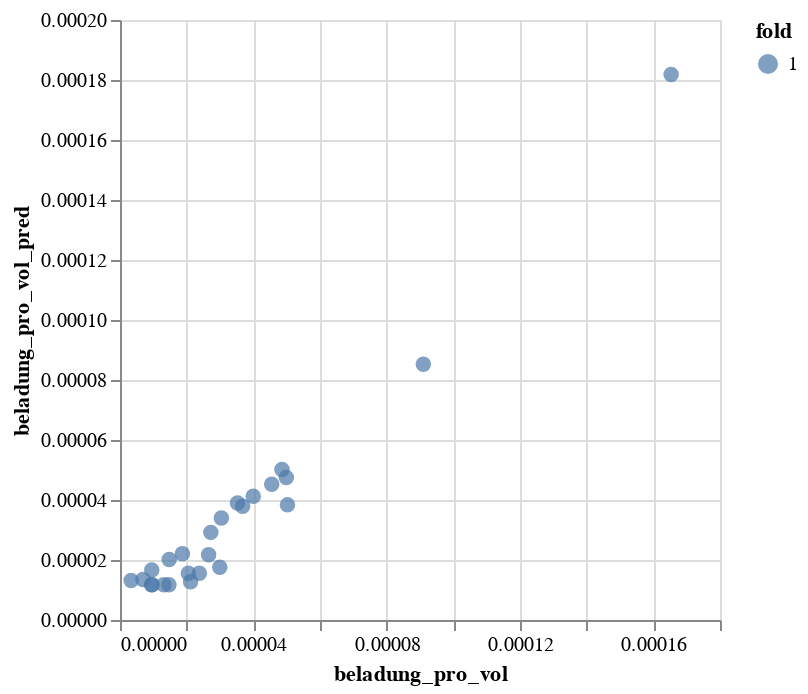

Notebook cell for this chart:
### Code cell
alt.Chart(results[results["fold"] == 1]).mark_circle(size=60).encode(
    x=label,
    y=f"{label}_pred",
    color="fold:N",
    tooltip=["structure_name", label, f"{label}_pred", "abs_rel_deviation", "fold"]
).interactive()

### Figure 1 — Vega-Lite specification as saved in the notebook (floating-point values rounded to 4 significant figures)
{"config": {"view": {"continuousWidth": 300, "continuousHeight": 300}}, "data": {"name": "data-66f66b45bf86321dcd61bbdd15a054cb"}, "mark": {"type": "circle", "size": 60}, "encoding": {"color": {"field": "fold", "type": "nominal"}, "tooltip": [{"field": "structure_name", "type": "nominal"}, {"field": "beladung_pro_vol", "type": "quantitative"}, {"field": "beladung_pro_vol_pred", "type": "quantitative"}, {"field": "abs_rel_deviation", "type": "quantitative"}, {"field": "fold", "type": "quantitative"}], "x": {"field": "beladung_pro_vol", "type": "quantitative"}, "y": {"field": "beladung_pro_vol_pred", "type": "quantitative"}}, "params": [{"name": "param_4", "select": {"type": "interval", "encodings": ["x", "y"]}, "bind": "scales"}], "$schema": "https://vega.github.io/schema/vega-lite/v5.20.1.json", "datasets": {"data-66f66b45bf86321dcd61bbdd15a054cb": [{"structure_name": "OFF", "pressure_bar": 0.1, "temperature_kelvin": 400.0, "volume_kubAng": 1118.0, "grid.dv": 0.004265, "density_Atmos_per_kubAng": 13.17, "density_bulk": 1.811e-06, "fraction_of_used_points": 0.1238, "beladung_mol_per_kg": 0.04904, "beladung_atoms": 0.05617, "mass": "1.902145840908574e-21  g", "bin_0": 0.1234, "bin_1": 0.0003204, "bin_2": 0.0002594, "bin_3": 0.0005722, "bin_4": 0.000351, "bin_5": 7.629e-05, "bin_6": 0.0, "bin_7": 0.0, "bin_8": 0.0, "bin_9": 0.0, "bin_10": 0.0, "bin_11": 0.0, "bin_12": 0.0, "bin_13": 0.0, "bin_14": 0.0, "bin_15": 0.0, "bin_16": 0.0, "bin_17": 0.0, "bin_18": 0.0, "bin_19": 0.0, "bin_20": 0.0, "bin_21": 0.0, "bin_22": 0.0, "bin_23": 0.0, "bin_24": 0.0, "bin_25": 0.0, "bin_26": 0.0, "bin_27": 0.0, "bin_28": 0.0, "bin_29": 0.0, "bin_30": 0.0, "bin_31": 0.0, "bin_32": 0.0, "bin_33": 0.0, "bin_34": 0.0, "bin_35": 0.0, "bin_36": 0.0, "bin_37": 0.0, "bin_38": 0.0, "bin_39": 0.0, "bin_40": 0.0, "bin_41": 0.0, "bin_42": 0.0, "bin_43": 0.0, "bin_44": 0.0, "bin_45": 0.0, "bin_46": 0.0, "bin_47": 0.0, "bin_48": 0.0, "bin_49": 0.0, "x_max": 22030.0, "x_min": 0.0, "beladung_pro_vol": 5.024e-05, "fold": 1, "beladung_pro_vol_pred": 3.838e-05, "abs_rel_deviation": 23.62}, {"structure_name": "PWO", "pressure_bar": 0.1, "temperature_kelvin": 400.0, "volume_kubAng": 1165.0, "grid.dv": 0.004445, "density_Atmos_per_kubAng": 7.972, "density_bulk": 1.811e-06, "fraction_of_used_points": 0.09253, "beladung_mol_per_kg": 0.02949, "beladung_atoms": 0.03544, "mass": "1.995419980850796e-21  g", "bin_0": 0.123, "bin_1": 0.00177, "bin_2": 0.0001831, "bin_3": 0.0, "bin_4": 0.0, "bin_5": 0.0, "bin_6": 0.0, "bin_7": 0.0, "bin_8": 0.0, "bin_9": 0.0, "bin_10": 0.0, "bin_11": 0.0, "bin_12": 0.0, "bin_13": 0.0, "bin_14": 0.0, "bin_15": 0.0, "bin_16": 0.0, "bin_17": 0.0, "bin_18": 0.0, "bin_19": 0.0, "bin_20": 0.0, "bin_21": 0.0, "bin_22": 0.0, "bin_23": 0.0, "bin_24": 0.0, "bin_25": 0.0, "bin_26": 0.0, "bin_27": 0.0, "bin_28": 0.0, "bin_29": 0.0, "bin_30": 0.0, "bin_31": 0.0, "bin_32": 0.0, "bin_33": 0.0, "bin_34": 0.0, "bin_35": 0.0, "bin_36": 0.0, "bin_37": 0.0, "bin_38": 0.0, "bin_39": 0.0, "bin_40": 0.0, "bin_41": 0.0, "bin_42": 0.0, "bin_43": 0.0, "bin_44": 0.0, "bin_45": 0.0, "bin_46": 0.0, "bin_47": 0.0, "bin_48": 0.0, "bin_49": 0.0, "x_max": 22030.0, "x_min": 0.0, "beladung_pro_vol": 3.041e-05, "fold": 1, "beladung_pro_vol_pred": 3.401e-05, "abs_rel_deviation": 11.83}, {"structure_name": "CDO", "pressure_bar": 0.1, "temperature_kelvin": 400.0, "volume_kubAng": 1994.0, "grid.dv": 0.007607, "density_Atmos_per_kubAng": 9.644, "density_bulk": 1.811e-06, "fraction_of_used_points": 0.05353, "beladung_mol_per_kg": 0.03392, "beladung_atoms": 0.07336, "mass": "3.591755965531433e-21  g", "bin_0": 0.123, "bin_1": 0.0004883, "bin_2": 0.0008545, "bin_3": 0.0006714, "bin_4": 0.0, "bin_5": 0.0, "bin_6": 0.0, "bin_7": 0.0, "bin_8": 0.0, "bin_9": 0.0, "bin_10": 0.0, "bin_11": 0.0, "bin_12": 0.0, "bin_13": 0.0, "bin_14": 0.0, "bin_15": 0.0, "bin_16": 0.0, "bin_17": 0.0, "bin_18": 0.0, "bin_19": 0.0, "bin_20": 0.0, "bin_21": 0.0, "bin_22": 0.0, "bin_23": 0.0, "bin_24": 0.0, "bin_25": 0.0, "bin_26": 0.0, "bin_27": 0.0, "bin_28": 0.0, "bin_29": 0.0, "bin_30": 0.0, "bin_31": 0.0, "bin_32": 0.0, "bin_33": 0.0, "bin_34": 0.0, "bin_35": 0.0, "bin_36": 0.0, "bin_37": 0.0, "bin_38": 0.0, "bin_39": 0.0, "bin_40": 0.0, "bin_41": 0.0, "bin_42": 0.0, "bin_43": 0.0, "bin_44": 0.0, "bin_45": 0.0, "bin_46": 0.0, "bin_47": 0.0, "bin_48": 0.0, "bin_49": 0.0, "x_max": 22030.0, "x_min": 0.0, "beladung_pro_vol": 3.679e-05, "fold": 1, "beladung_pro_vol_pred": 3.792e-05, "abs_rel_deviation": 3.076}, {"structure_name": "STF", "pressure_bar": 0.1, "temperature_kelvin": 400.0, "volume_kubAng": 1896.0, "grid.dv": 0.007234, "density_Atmos_per_kubAng": 6.242, "density_bulk": 1.811e-06, "fraction_of_used_points": 0.1299, "beladung_mol_per_kg": 0.02348, "beladung_atoms": 0.04515, "mass": "3.192671969361274e-21  g", "bin_0": 0.1247, "bin_1": 0.0003357, "bin_2": 0.0, "bin_3": 0.0, "bin_4": 0.0, "bin_5": 0.0, "bin_6": 0.0, "bin_7": 0.0, "bin_8": 0.0, "bin_9": 0.0, "bin_10": 0.0, "bin_11": 0.0, "bin_12": 0.0, "bin_13": 0.0, "bin_14": 0.0, "bin_15": 0.0, "bin_16": 0.0, "bin_17": 0.0, "bin_18": 0.0, "bin_19": 0.0, "bin_20": 0.0, "bin_21": 0.0, "bin_22": 0.0, "bin_23": 0.0, "bin_24": 0.0, "bin_25": 0.0, "bin_26": 0.0, "bin_27": 0.0, "bin_28": 0.0, "bin_29": 0.0, "bin_30": 0.0, "bin_31": 0.0, "bin_32": 0.0, "bin_33": 0.0, "bin_34": 0.0, "bin_35": 0.0, "bin_36": 0.0, "bin_37": 0.0, "bin_38": 0.0, "bin_39": 0.0, "bin_40": 0.0, "bin_41": 0.0, "bin_42": 0.0, "bin_43": 0.0, "bin_44": 0.0, "bin_45": 0.0, "bin_46": 0.0, "bin_47": 0.0, "bin_48": 0.0, "bin_49": 0.0, "x_max": 22030.0, "x_min": 0.0, "beladung_pro_vol": 2.381e-05, "fold": 1, "beladung_pro_vol_pred": 1.559e-05, "abs_rel_deviation": 34.52}, {"structure_name": "ZJN", "pressure_bar": 0.1, "temperature_kelvin": 400.0, "volume_kubAng": 3506.0, "grid.dv": 0.01337, "density_Atmos_per_kubAng": 13.08, "density_bulk": 1.811e-06, "fraction_of_used_points": 0.07549, "beladung_mol_per_kg": 0.04852, "beladung_atoms": 0.1749, "mass": "5.9862599425523885e-21  g", "bin_0": 0.1219, "bin_1": 0.001801, "bin_2": 0.0009766, "bin_3": 0.0001678, "bin_4": 0.0001526, "bin_5": 0.0, "bin_6": 0.0, "bin_7": 0.0, "bin_8": 0.0, "bin_9": 0.0, "bin_10": 0.0, "bin_11": 0.0, "bin_12": 0.0, "bin_13": 0.0, "bin_14": 0.0, "bin_15": 0.0, "bin_16": 0.0, "bin_17": 0.0, "bin_18": 0.0, "bin_19": 0.0, "bin_20": 0.0, "bin_21": 0.0, "bin_22": 0.0, "bin_23": 0.0, "bin_24": 0.0, "bin_25": 0.0, "bin_26": 0.0, "bin_27": 0.0, "bin_28": 0.0, "bin_29": 0.0, "bin_30": 0.0, "bin_31": 0.0, "bin_32": 0.0, "bin_33": 0.0, "bin_34": 0.0, "bin_35": 0.0, "bin_36": 0.0, "bin_37": 0.0, "bin_38": 0.0, "bin_39": 0.0, "bin_40": 0.0, "bin_41": 0.0, "bin_42": 0.0, "bin_43": 0.0, "bin_44": 0.0, "bin_45": 0.0, "bin_46": 0.0, "bin_47": 0.0, "bin_48": 0.0, "bin_49": 0.0, "x_max": 22030.0, "x_min": 0.0, "beladung_pro_vol": 4.989e-05, "fold": 1, "beladung_pro_vol_pred": 4.752e-05, "abs_rel_deviation": 4.762}, {"structure_name": "CAN", "pressure_bar": 0.1, "temperature_kelvin": 400.0, "volume_kubAng": 710.3, "grid.dv": 0.002709, "density_Atmos_per_kubAng": 5.55, "density_bulk": 1.811e-06, "fraction_of_used_points": 0.07632, "beladung_mol_per_kg": 0.02086, "beladung_atoms": 0.01504, "mass": "1.1972519885104778e-21  g", "bin_0": 0.1249, "bin_1": 4.578e-05, "bin_2": 3.052e-05, "bin_3": 0.0, "bin_4": 0.0, "bin_5": 1.526e-05, "bin_6": 0.0, "bin_7": 0.0, "bin_8": 0.0, "bin_9": 0.0, "bin_10": 0.0, "bin_11": 0.0, "bin_12": 0.0, "bin_13": 0.0, "bin_14": 0.0, "bin_15": 0.0, "bin_16": 0.0, "bin_17": 0.0, "bin_18": 0.0, "bin_19": 0.0, "bin_20": 0.0, "bin_21": 0.0, "bin_22": 0.0, "bin_23": 0.0, "bin_24": 0.0, "bin_25": 0.0, "bin_26": 0.0, "bin_27": 0.0, "bin_28": 0.0, "bin_29": 0.0, "bin_30": 0.0, "bin_31": 0.0, "bin_32": 0.0, "bin_33": 0.0, "bin_34": 0.0, "bin_35": 0.0, "bin_36": 0.0, "bin_37": 0.0, "bin_38": 0.0, "bin_39": 0.0, "bin_40": 0.0, "bin_41": 0.0, "bin_42": 0.0, "bin_43": 0.0, "bin_44": 0.0, "bin_45": 0.0, "bin_46": 0.0, "bin_47": 0.0, "bin_48": 0.0, "bin_49": 0.0, "x_max": 22030.0, "x_min": 0.0, "beladung_pro_vol": 2.117e-05, "fold": 1, "beladung_pro_vol_pred": 1.277e-05, "abs_rel_deviation": 39.67}, {"structure_name": "PWW", "pressure_bar": 0.1, "temperature_kelvin": 400.0, "volume_kubAng": 2347.0, "grid.dv": 0.008954, "density_Atmos_per_kubAng": 9.241, "density_bulk": 1.811e-06, "fraction_of_used_points": 0.09329, "beladung_mol_per_kg": 0.03443, "beladung_atoms": 0.08274, "mass": "3.990839961701592e-21  g", "bin_0": 0.1227, "bin_1": 0.002106, "bin_2": 0.0002136, "bin_3": 3.052e-05, "bin_4": 0.0, "bin_5": 0.0, "bin_6": 0.0, "bin_7": 0.0, "bin_8": 0.0, "bin_9": 0.0, "bin_10": 0.0, "bin_11": 0.0, "bin_12": 0.0, "bin_13": 0.0, "bin_14": 0.0, "bin_15": 0.0, "bin_16": 0.0, "bin_17": 0.0, "bin_18": 0.0, "bin_19": 0.0, "bin_20": 0.0, "bin_21": 0.0, "bin_22": 0.0, "bin_23": 0.0, "bin_24": 0.0, "bin_25": 0.0, "bin_26": 0.0, "bin_27": 0.0, "bin_28": 0.0, "bin_29": 0.0, "bin_30": 0.0, "bin_31": 0.0, "bin_32": 0.0, "bin_33": 0.0, "bin_34": 0.0, "bin_35": 0.0, "bin_36": 0.0, "bin_37": 0.0, "bin_38": 0.0, "bin_39": 0.0, "bin_40": 0.0, "bin_41": 0.0, "bin_42": 0.0, "bin_43": 0.0, "bin_44": 0.0, "bin_45": 0.0, "bin_46": 0.0, "bin_47": 0.0, "bin_48": 0.0, "bin_49": 0.0, "x_max": 22030.0, "x_min": 0.0, "beladung_pro_vol": 3.525e-05, "fold": 1, "beladung_pro_vol_pred": 3.903e-05, "abs_rel_deviation": 10.72}, {"structure_name": "CFI", "pressure_bar": 0.1, "temperature_kelvin": 400.0, "volume_kubAng": 1908.0, "grid.dv": 0.00728, "density_Atmos_per_kubAng": 2.487, "density_bulk": 1.811e-06, "fraction_of_used_points": 0.1154, "beladung_mol_per_kg": 0.009415, "beladung_atoms": 0.0181, "mass": "3.192671969361274e-21  g", "bin_0": 0.125, "bin_1": 0.0, "bin_2": 0.0, "bin_3": 0.0, "bin_4": 0.0, "bin_5": 0.0, "bin_6": 0.0, "bin_7": 0.0, "bin_8": 0.0, "bin_9": 0.0, "bin_10": 0.0, "bin_11": 0.0, "bin_12": 0.0, "bin_13": 0.0, "bin_14": 0.0, "bin_15": 0.0, "bin_16": 0.0, "bin_17": 0.0, "bin_18": 0.0, "bin_19": 0.0, "bin_20": 0.0, "bin_21": 0.0, "bin_22": 0.0, "bin_23": 0.0, "bin_24": 0.0, "bin_25": 0.0, "bin_26": 0.0, "bin_27": 0.0, "bin_28": 0.0, "bin_29": 0.0, "bin_30": 0.0, "bin_31": 0.0, "bin_32": 0.0, "bin_33": 0.0, "bin_34": 0.0, "bin_35": 0.0, "bin_36": 0.0, "bin_37": 0.0, "bin_38": 0.0, "bin_39": 0.0, "bin_40": 0.0, "bin_41": 0.0, "bin_42": 0.0, "bin_43": 0.0, "bin_44": 0.0, "bin_45": 0.0, "bin_46": 0.0, "bin_47": 0.0, "bin_48": 0.0, "bin_49": 0.0, "x_max": 22030.0, "x_min": 0.0, "beladung_pro_vol": 9.486e-06, "fold": 1, "beladung_pro_vol_pred": 1.175e-05, "abs_rel_deviation": 23.88}, {"structure_name": "MTN", "pressure_bar": 0.1, "temperature_kelvin": 400.0, "volume_kubAng": 7920.0, "grid.dv": 0.03021, "density_Atmos_per_kubAng": 43.34, "density_bulk": 1.811e-06, "fraction_of_used_points": 0.07532, "beladung_mol_per_kg": 0.1602, "beladung_atoms": 1.309, "mass": "1.3568855869785413e-20  g", "bin_0": 0.1207, "bin_1": 0.002075, "bin_2": 0.001343, "bin_3": 0.0, "bin_4": 0.0003662, "bin_5": 0.0, "bin_6": 0.0, "bin_7": 0.0, "bin_8": 0.0, "bin_9": 0.0, "bin_10": 0.0, "bin_11": 0.0, "bin_12": 0.0, "bin_13": 0.0, "bin_14": 0.0, "bin_15": 0.0, "bin_16": 0.0, "bin_17": 0.0, "bin_18": 0.0, "bin_19": 0.0, "bin_20": 0.0, "bin_21": 0.0, "bin_22": 0.0, "bin_23": 0.0001221, "bin_24": 0.0, "bin_25": 0.0, "bin_26": 0.0, "bin_27": 0.0, "bin_28": 0.0, "bin_29": 0.0, "bin_30": 0.0, "bin_31": 0.0, "bin_32": 0.0, "bin_33": 0.0, "bin_34": 0.0, "bin_35": 0.0, "bin_36": 0.0003662, "bin_37": 0.0, "bin_38": 0.0, "bin_39": 0.0, "bin_40": 0.0, "bin_41": 0.0, "bin_42": 0.0, "bin_43": 0.0, "bin_44": 0.0, "bin_45": 0.0, "bin_46": 0.0, "bin_47": 0.0, "bin_48": 0.0, "bin_49": 0.0, "x_max": 22030.0, "x_min": 0.0, "beladung_pro_vol": 0.0001653, "fold": 1, "beladung_pro_vol_pred": 0.0001818, "abs_rel_deviation": 9.98}, {"structure_name": "JOZ", "pressure_bar": 0.1, "temperature_kelvin": 400.0, "volume_kubAng": 1222.0, "grid.dv": 0.004662, "density_Atmos_per_kubAng": 3.87, "density_bulk": 1.811e-06, "fraction_of_used_points": 0.04486, "beladung_mol_per_kg": 0.01501, "beladung_atoms": 0.01804, "mass": "1.995419980850796e-21  g", "bin_0": 0.1241, "bin_1": 0.0005188, "bin_2": 0.0003662, "bin_3": 3.052e-05, "bin_4": 0.0, "bin_5": 0.0, "bin_6": 0.0, "bin_7": 0.0, "bin_8": 0.0, "bin_9": 0.0, "bin_10": 0.0, "bin_11": 0.0, "bin_12": 0.0, "bin_13": 0.0, "bin_14": 0.0, "bin_15": 0.0, "bin_16": 0.0, "bin_17": 0.0, "bin_18": 0.0, "bin_19": 0.0, "bin_20": 0.0, "bin_21": 0.0, "bin_22": 0.0, "bin_23": 0.0, "bin_24": 0.0, "bin_25": 0.0, "bin_26": 0.0, "bin_27": 0.0, "bin_28": 0.0, "bin_29": 0.0, "bin_30": 0.0, "bin_31": 0.0, "bin_32": 0.0, "bin_33": 0.0, "bin_34": 0.0, "bin_35": 0.0, "bin_36": 0.0, "bin_37": 0.0, "bin_38": 0.0, "bin_39": 0.0, "bin_40": 0.0, "bin_41": 0.0, "bin_42": 0.0, "bin_43": 0.0, "bin_44": 0.0, "bin_45": 0.0, "bin_46": 0.0, "bin_47": 0.0, "bin_48": 0.0, "bin_49": 0.0, "x_max": 22030.0, "x_min": 0.0, "beladung_pro_vol": 1.476e-05, "fold": 1, "beladung_pro_vol_pred": 2.015e-05, "abs_rel_deviation": 36.49}, {"structure_name": "SFW", "pressure_bar": 0.1, "temperature_kelvin": 400.0, "volume_kubAng": 7158.0, "grid.dv": 0.0273, "density_Atmos_per_kubAng": 5.376, "density_bulk": 1.811e-06, "fraction_of_used_points": 0.14, "beladung_mol_per_kg": 0.02262, "beladung_atoms": 0.1468, "mass": "1.0775267896594299e-20  g", "bin_0": 0.1246, "bin_1": 0.0001602, "bin_2": 9.918e-05, "bin_3": 6.104e-05, "bin_4": 3.052e-05, "bin_5": 0.0, "bin_6": 0.0, "bin_7": 0.0, "bin_8": 0.0, "bin_9": 0.0, "bin_10": 0.0, "bin_11": 0.0, "bin_12": 0.0, "bin_13": 0.0, "bin_14": 0.0, "bin_15": 0.0, "bin_16": 0.0, "bin_17": 0.0, "bin_18": 0.0, "bin_19": 0.0, "bin_20": 0.0, "bin_21": 0.0, "bin_22": 0.0, "bin_23": 0.0, "bin_24": 0.0, "bin_25": 0.0, "bin_26": 0.0, "bin_27": 0.0, "bin_28": 0.0, "bin_29": 0.0, "bin_30": 0.0, "bin_31": 0.0, "bin_32": 0.0, "bin_33": 0.0, "bin_34": 0.0, "bin_35": 0.0, "bin_36": 0.0, "bin_37": 0.0, "bin_38": 0.0, "bin_39": 0.0, "bin_40": 0.0, "bin_41": 0.0, "bin_42": 0.0, "bin_43": 0.0, "bin_44": 0.0, "bin_45": 0.0, "bin_46": 0.0, "bin_47": 0.0, "bin_48": 0.0, "bin_49": 0.0, "x_max": 22030.0, "x_min": 0.0, "beladung_pro_vol": 2.051e-05, "fold": 1, "beladung_pro_vol_pred": 1.561e-05, "abs_rel_deviation": 23.9}, {"structure_name": "EDI", "pressure_bar": 0.1, "temperature_kelvin": 400.0, "volume_kubAng": 307.5, "grid.dv": 0.001173, "density_Atmos_per_kubAng": 10.48, "density_bulk": 1.811e-06, "fraction_of_used_points": 0.06326, "beladung_mol_per_kg": 0.04092, "beladung_atoms": 0.01229, "mass": "4.98854995212699e-22  g", "bin_0": 0.1229, "bin_1": 0.0007324, "bin_2": 0.0006104, "bin_3": 0.0006104, "bin_4": 0.0001831, "bin_5": 0.0, "bin_6": 0.0, "bin_7": 0.0, "bin_8": 0.0, "bin_9": 0.0, "bin_10": 0.0, "bin_11": 0.0, "bin_12": 0.0, "bin_13": 0.0, "bin_14": 0.0, "bin_15": 0.0, "bin_16": 0.0, "bin_17": 0.0, "bin_18": 0.0, "bin_19": 0.0, "bin_20": 0.0, "bin_21": 0.0, "bin_22": 0.0, "bin_23": 0.0, "bin_24": 0.0, "bin_25": 0.0, "bin_26": 0.0, "bin_27": 0.0, "bin_28": 0.0, "bin_29": 0.0, "bin_30": 0.0, "bin_31": 0.0, "bin_32": 0.0, "bin_33": 0.0, "bin_34": 0.0, "bin_35": 0.0, "bin_36": 0.0, "bin_37": 0.0, "bin_38": 0.0, "bin_39": 0.0, "bin_40": 0.0, "bin_41": 0.0, "bin_42": 0.0, "bin_43": 0.0, "bin_44": 0.0, "bin_45": 0.0, "bin_46": 0.0, "bin_47": 0.0, "bin_48": 0.0, "bin_49": 0.0, "x_max": 22030.0, "x_min": 0.0, "beladung_pro_vol": 3.998e-05, "fold": 1, "beladung_pro_vol_pred": 4.126e-05, "abs_rel_deviation": 3.204}, {"structure_name": "ATS", "pressure_bar": 0.1, "temperature_kelvin": 400.0, "volume_kubAng": 1494.0, "grid.dv": 0.005698, "density_Atmos_per_kubAng": 3.453, "density_bulk": 1.811e-06, "fraction_of_used_points": 0.1324, "beladung_mol_per_kg": 0.01364, "beladung_atoms": 0.01967, "mass": "2.3945039770209556e-21  g", "bin_0": 0.125, "bin_1": 0.0, "bin_2": 0.0, "bin_3": 0.0, "bin_4": 0.0, "bin_5": 0.0, "bin_6": 0.0, "bin_7": 0.0, "bin_8": 0.0, "bin_9": 0.0, "bin_10": 0.0, "bin_11": 0.0, "bin_12": 0.0, "bin_13": 0.0, "bin_14": 0.0, "bin_15": 0.0, "bin_16": 0.0, "bin_17": 0.0, "bin_18": 0.0, "bin_19": 0.0, "bin_20": 0.0, "bin_21": 0.0, "bin_22": 0.0, "bin_23": 0.0, "bin_24": 0.0, "bin_25": 0.0, "bin_26": 0.0, "bin_27": 0.0, "bin_28": 0.0, "bin_29": 0.0, "bin_30": 0.0, "bin_31": 0.0, "bin_32": 0.0, "bin_33": 0.0, "bin_34": 0.0, "bin_35": 0.0, "bin_36": 0.0, "bin_37": 0.0, "bin_38": 0.0, "bin_39": 0.0, "bin_40": 0.0, "bin_41": 0.0, "bin_42": 0.0, "bin_43": 0.0, "bin_44": 0.0, "bin_45": 0.0, "bin_46": 0.0, "bin_47": 0.0, "bin_48": 0.0, "bin_49": 0.0, "x_max": 22030.0, "x_min": 0.0, "beladung_pro_vol": 1.317e-05, "fold": 1, "beladung_pro_vol_pred": 1.175e-05, "abs_rel_deviation": 10.79}, {"structure_name": "IHW", "pressure_bar": 0.1, "temperature_kelvin": 400.0, "volume_kubAng": 6065.0, "grid.dv": 0.02313, "density_Atmos_per_kubAng": 6.971, "density_bulk": 1.811e-06, "fraction_of_used_points": 0.07849, "beladung_mol_per_kg": 0.02397, "beladung_atoms": 0.1613, "mass": "1.117435189276446e-20  g", "bin_0": 0.1241, "bin_1": 0.0008545, "bin_2": 0.0, "bin_3": 0.0, "bin_4": 0.0, "bin_5": 0.0, "bin_6": 0.0, "bin_7": 0.0, "bin_8": 0.0, "bin_9": 0.0, "bin_10": 0.0, "bin_11": 0.0, "bin_12": 0.0, "bin_13": 0.0, "bin_14": 0.0, "bin_15": 0.0, "bin_16": 0.0, "bin_17": 0.0, "bin_18": 0.0, "bin_19": 0.0, "bin_20": 0.0, "bin_21": 0.0, "bin_22": 0.0, "bin_23": 0.0, "bin_24": 0.0, "bin_25": 0.0, "bin_26": 0.0, "bin_27": 0.0, "bin_28": 0.0, "bin_29": 0.0, "bin_30": 0.0, "bin_31": 0.0, "bin_32": 0.0, "bin_33": 0.0, "bin_34": 0.0, "bin_35": 0.0, "bin_36": 0.0, "bin_37": 0.0, "bin_38": 0.0, "bin_39": 0.0, "bin_40": 0.0, "bin_41": 0.0, "bin_42": 0.0, "bin_43": 0.0, "bin_44": 0.0, "bin_45": 0.0, "bin_46": 0.0, "bin_47": 0.0, "bin_48": 0.0, "bin_49": 0.0, "x_max": 22030.0, "x_min": 0.0, "beladung_pro_vol": 2.659e-05, "fold": 1, "beladung_pro_vol_pred": 2.173e-05, "abs_rel_deviation": 18.3}, {"structure_name": "CZP", "pressure_bar": 0.1, "temperature_kelvin": 400.0, "volume_kubAng": 1126.0, "grid.dv": 0.004297, "density_Atmos_per_kubAng": 2.496, "density_bulk": 1.811e-06, "fraction_of_used_points": 0.02525, "beladung_mol_per_kg": 0.007438, "beladung_atoms": 0.01073, "mass": "2.3945039770209556e-21  g", "bin_0": 0.1246, "bin_1": 0.0001144, "bin_2": 0.0001144, "bin_3": 4.578e-05, "bin_4": 3.052e-05, "bin_5": 2.289e-05, "bin_6": 3.052e-05, "bin_7": 7.629e-06, "bin_8": 1.526e-05, "bin_9": 0.0, "bin_10": 0.0, "bin_11": 0.0, "bin_12": 0.0, "bin_13": 0.0, "bin_14": 0.0, "bin_15": 0.0, "bin_16": 0.0, "bin_17": 0.0, "bin_18": 0.0, "bin_19": 0.0, "bin_20": 0.0, "bin_21": 0.0, "bin_22": 0.0, "bin_23": 0.0, "bin_24": 0.0, "bin_25": 0.0, "bin_26": 0.0, "bin_27": 0.0, "bin_28": 0.0, "bin_29": 0.0, "bin_30": 0.0, "bin_31": 0.0, "bin_32": 0.0, "bin_33": 0.0, "bin_34": 0.0, "bin_35": 0.0, "bin_36": 0.0, "bin_37": 0.0, "bin_38": 0.0, "bin_39": 0.0, "bin_40": 0.0, "bin_41": 0.0, "bin_42": 0.0, "bin_43": 0.0, "bin_44": 0.0, "bin_45": 0.0, "bin_46": 0.0, "bin_47": 0.0, "bin_48": 0.0, "bin_49": 0.0, "x_max": 22030.0, "x_min": 0.0, "beladung_pro_vol": 9.522e-06, "fold": 1, "beladung_pro_vol_pred": 1.67e-05, "abs_rel_deviation": 75.33}, {"structure_name": "JSN", "pressure_bar": 0.1, "temperature_kelvin": 400.0, "volume_kubAng": 895.3, "grid.dv": 0.003415, "density_Atmos_per_kubAng": 11.93, "density_bulk": 1.811e-06, "fraction_of_used_points": 0.05801, "beladung_mol_per_kg": 0.04238, "beladung_atoms": 0.04074, "mass": "1.596335984680637e-21  g", "bin_0": 0.1228, "bin_1": 0.0007019, "bin_2": 0.0005798, "bin_3": 0.000412, "bin_4": 0.000351, "bin_5": 0.0001526, "bin_6": 3.052e-05, "bin_7": 0.0, "bin_8": 0.0, "bin_9": 0.0, "bin_10": 0.0, "bin_11": 0.0, "bin_12": 0.0, "bin_13": 0.0, "bin_14": 0.0, "bin_15": 0.0, "bin_16": 0.0, "bin_17": 0.0, "bin_18": 0.0, "bin_19": 0.0, "bin_20": 0.0, "bin_21": 0.0, "bin_22": 0.0, "bin_23": 0.0, "bin_24": 0.0, "bin_25": 0.0, "bin_26": 0.0, "bin_27": 0.0, "bin_28": 0.0, "bin_29": 0.0, "bin_30": 0.0, "bin_31": 0.0, "bin_32": 0.0, "bin_33": 0.0, "bin_34": 0.0, "bin_35": 0.0, "bin_36": 0.0, "bin_37": 0.0, "bin_38": 0.0, "bin_39": 0.0, "bin_40": 0.0, "bin_41": 0.0, "bin_42": 0.0, "bin_43": 0.0, "bin_44": 0.0, "bin_45": 0.0, "bin_46": 0.0, "bin_47": 0.0, "bin_48": 0.0, "bin_49": 0.0, "x_max": 22030.0, "x_min": 0.0, "beladung_pro_vol": 4.551e-05, "fold": 1, "beladung_pro_vol_pred": 4.522e-05, "abs_rel_deviation": 0.6286}, {"structure_name": "SAO", "pressure_bar": 0.1, "temperature_kelvin": 400.0, "volume_kubAng": 3948.0, "grid.dv": 0.01506, "density_Atmos_per_kubAng": 3.846, "density_bulk": 1.811e-06, "fraction_of_used_points": 0.2267, "beladung_mol_per_kg": 0.01721, "beladung_atoms": 0.05792, "mass": "5.58717594638223e-21  g", "bin_0": 0.125, "bin_1": 0.0, "bin_2": 0.0, "bin_3": 0.0, "bin_4": 0.0, "bin_5": 0.0, "bin_6": 0.0, "bin_7": 0.0, "bin_8": 0.0, "bin_9": 0.0, "bin_10": 0.0, "bin_11": 0.0, "bin_12": 0.0, "bin_13": 0.0, "bin_14": 0.0, "bin_15": 0.0, "bin_16": 0.0, "bin_17": 0.0, "bin_18": 0.0, "bin_19": 0.0, "bin_20": 0.0, "bin_21": 0.0, "bin_22": 0.0, "bin_23": 0.0, "bin_24": 0.0, "bin_25": 0.0, "bin_26": 0.0, "bin_27": 0.0, "bin_28": 0.0, "bin_29": 0.0, "bin_30": 0.0, "bin_31": 0.0, "bin_32": 0.0, "bin_33": 0.0, "bin_34": 0.0, "bin_35": 0.0, "bin_36": 0.0, "bin_37": 0.0, "bin_38": 0.0, "bin_39": 0.0, "bin_40": 0.0, "bin_41": 0.0, "bin_42": 0.0, "bin_43": 0.0, "bin_44": 0.0, "bin_45": 0.0, "bin_46": 0.0, "bin_47": 0.0, "bin_48": 0.0, "bin_49": 0.0, "x_max": 22030.0, "x_min": 0.0, "beladung_pro_vol": 1.467e-05, "fold": 1, "beladung_pro_vol_pred": 1.175e-05, "abs_rel_deviation": 19.9}, {"structure_name": "IFO", "pressure_bar": 0.1, "temperature_kelvin": 400.0, "volume_kubAng": 1852.0, "grid.dv": 0.007065, "density_Atmos_per_kubAng": 2.511, "density_bulk": 1.811e-06, "fraction_of_used_points": 0.1523, "beladung_mol_per_kg": 0.009228, "beladung_atoms": 0.01774, "mass": "3.192671969361274e-21  g", "bin_0": 0.125, "bin_1": 0.0, "bin_2": 0.0, "bin_3": 0.0, "bin_4": 0.0, "bin_5": 0.0, "bin_6": 0.0, "bin_7": 0.0, "bin_8": 0.0, "bin_9": 0.0, "bin_10": 0.0, "bin_11": 0.0, "bin_12": 0.0, "bin_13": 0.0, "bin_14": 0.0, "bin_15": 0.0, "bin_16": 0.0, "bin_17": 0.0, "bin_18": 0.0, "bin_19": 0.0, "bin_20": 0.0, "bin_21": 0.0, "bin_22": 0.0, "bin_23": 0.0, "bin_24": 0.0, "bin_25": 0.0, "bin_26": 0.0, "bin_27": 0.0, "bin_28": 0.0, "bin_29": 0.0, "bin_30": 0.0, "bin_31": 0.0, "bin_32": 0.0, "bin_33": 0.0, "bin_34": 0.0, "bin_35": 0.0, "bin_36": 0.0, "bin_37": 0.0, "bin_38": 0.0, "bin_39": 0.0, "bin_40": 0.0, "bin_41": 0.0, "bin_42": 0.0, "bin_43": 0.0, "bin_44": 0.0, "bin_45": 0.0, "bin_46": 0.0, "bin_47": 0.0, "bin_48": 0.0, "bin_49": 0.0, "x_max": 22030.0, "x_min": 0.0, "beladung_pro_vol": 9.579e-06, "fold": 1, "beladung_pro_vol_pred": 1.175e-05, "abs_rel_deviation": 22.67}, {"structure_name": "APC", "pressure_bar": 0.1, "temperature_kelvin": 400.0, "volume_kubAng": 1809.0, "grid.dv": 0.0069, "density_Atmos_per_kubAng": 0.8764, "density_bulk": 1.811e-06, "fraction_of_used_points": 0.02527, "beladung_mol_per_kg": 0.003145, "beladung_atoms": 0.006047, "mass": "3.192671969361274e-21  g", "bin_0": 0.1249, "bin_1": 0.0001221, "bin_2": 0.0, "bin_3": 0.0, "bin_4": 0.0, "bin_5": 0.0, "bin_6": 0.0, "bin_7": 0.0, "bin_8": 0.0, "bin_9": 0.0, "bin_10": 0.0, "bin_11": 0.0, "bin_12": 0.0, "bin_13": 0.0, "bin_14": 0.0, "bin_15": 0.0, "bin_16": 0.0, "bin_17": 0.0, "bin_18": 0.0, "bin_19": 0.0, "bin_20": 0.0, "bin_21": 0.0, "bin_22": 0.0, "bin_23": 0.0, "bin_24": 0.0, "bin_25": 0.0, "bin_26": 0.0, "bin_27": 0.0, "bin_28": 0.0, "bin_29": 0.0, "bin_30": 0.0, "bin_31": 0.0, "bin_32": 0.0, "bin_33": 0.0, "bin_34": 0.0, "bin_35": 0.0, "bin_36": 0.0, "bin_37": 0.0, "bin_38": 0.0, "bin_39": 0.0, "bin_40": 0.0, "bin_41": 0.0, "bin_42": 0.0, "bin_43": 0.0, "bin_44": 0.0, "bin_45": 0.0, "bin_46": 0.0, "bin_47": 0.0, "bin_48": 0.0, "bin_49": 0.0, "x_max": 22030.0, "x_min": 0.0, "beladung_pro_vol": 3.343e-06, "fold": 1, "beladung_pro_vol_pred": 1.313e-05, "abs_rel_deviation": 292.9}, {"structure_name": "FRA", "pressure_bar": 0.1, "temperature_kelvin": 400.0, "volume_kubAng": 3835.0, "grid.dv": 0.01463, "density_Atmos_per_kubAng": 23.86, "density_bulk": 1.811e-06, "fraction_of_used_points": 0.0899, "beladung_mol_per_kg": 0.09191, "beladung_atoms": 0.349, "mass": "6.3050635169809605e-21  g", "bin_0": 0.1202, "bin_1": 0.001678, "bin_2": 0.001579, "bin_3": 0.000679, "bin_4": 0.0005341, "bin_5": 0.0002518, "bin_6": 3.052e-05, "bin_7": 0.0, "bin_8": 0.0, "bin_9": 0.0, "bin_10": 0.0, "bin_11": 1.526e-05, "bin_12": 0.0, "bin_13": 0.0, "bin_14": 0.0, "bin_15": 0.0, "bin_16": 0.0, "bin_17": 0.0, "bin_18": 0.0, "bin_19": 0.0, "bin_20": 0.0, "bin_21": 0.0, "bin_22": 0.0, "bin_23": 0.0, "bin_24": 0.0, "bin_25": 0.0, "bin_26": 0.0, "bin_27": 0.0, "bin_28": 0.0, "bin_29": 0.0, "bin_30": 0.0, "bin_31": 0.0, "bin_32": 0.0, "bin_33": 0.0, "bin_34": 0.0, "bin_35": 0.0, "bin_36": 0.0, "bin_37": 0.0, "bin_38": 0.0, "bin_39": 0.0, "bin_40": 0.0, "bin_41": 0.0, "bin_42": 0.0, "bin_43": 0.0, "bin_44": 0.0, "bin_45": 0.0, "bin_46": 0.0, "bin_47": 0.0, "bin_48": 0.0, "bin_49": 0.0, "x_max": 22030.0, "x_min": 0.0, "beladung_pro_vol": 9.101e-05, "fold": 1, "beladung_pro_vol_pred": 8.526e-05, "abs_rel_deviation": 6.313}, {"structure_name": "SOS", "pressure_bar": 0.1, "temperature_kelvin": 400.0, "volume_kubAng": 1414.0, "grid.dv": 0.005396, "density_Atmos_per_kubAng": 1.805, "density_bulk": 1.811e-06, "fraction_of_used_points": 0.06711, "beladung_mol_per_kg": 0.006753, "beladung_atoms": 0.009738, "mass": "2.3945039770209556e-21  g", "bin_0": 0.1248, "bin_1": 0.0001526, "bin_2": 0.0, "bin_3": 0.0, "bin_4": 0.0, "bin_5": 0.0, "bin_6": 0.0, "bin_7": 0.0, "bin_8": 0.0, "bin_9": 0.0, "bin_10": 0.0, "bin_11": 0.0, "bin_12": 0.0, "bin_13": 0.0, "bin_14": 0.0, "bin_15": 0.0, "bin_16": 0.0, "bin_17": 0.0, "bin_18": 0.0, "bin_19": 0.0, "bin_20": 0.0, "bin_21": 0.0, "bin_22": 0.0, "bin_23": 0.0, "bin_24": 0.0, "bin_25": 0.0, "bin_26": 0.0, "bin_27": 0.0, "bin_28": 0.0, "bin_29": 0.0, "bin_30": 0.0, "bin_31": 0.0, "bin_32": 0.0, "bin_33": 0.0, "bin_34": 0.0, "bin_35": 0.0, "bin_36": 0.0, "bin_37": 0.0, "bin_38": 0.0, "bin_39": 0.0, "bin_40": 0.0, "bin_41": 0.0, "bin_42": 0.0, "bin_43": 0.0, "bin_44": 0.0, "bin_45": 0.0, "bin_46": 0.0, "bin_47": 0.0, "bin_48": 0.0, "bin_49": 0.0, "x_max": 22030.0, "x_min": 0.0, "beladung_pro_vol": 6.885e-06, "fold": 1, "beladung_pro_vol_pred": 1.348e-05, "abs_rel_deviation": 95.83}, {"structure_name": "JNT", "pressure_bar": 0.1, "temperature_kelvin": 400.0, "volume_kubAng": 1559.0, "grid.dv": 0.005947, "density_Atmos_per_kubAng": 4.908, "density_bulk": 1.811e-06, "fraction_of_used_points": 0.0217, "beladung_mol_per_kg": 0.01518, "beladung_atoms": 0.02919, "mass": "3.192671969361274e-21  g", "bin_0": 0.1244, "bin_1": 0.0001678, "bin_2": 0.0001221, "bin_3": 0.0001068, "bin_4": 1.526e-05, "bin_5": 1.526e-05, "bin_6": 4.578e-05, "bin_7": 1.526e-05, "bin_8": 7.629e-05, "bin_9": 0.0, "bin_10": 1.526e-05, "bin_11": 1.526e-05, "bin_12": 0.0, "bin_13": 0.0, "bin_14": 0.0, "bin_15": 1.526e-05, "bin_16": 0.0, "bin_17": 0.0, "bin_18": 0.0, "bin_19": 0.0, "bin_20": 0.0, "bin_21": 0.0, "bin_22": 0.0, "bin_23": 0.0, "bin_24": 0.0, "bin_25": 0.0, "bin_26": 0.0, "bin_27": 0.0, "bin_28": 0.0, "bin_29": 0.0, "bin_30": 0.0, "bin_31": 0.0, "bin_32": 0.0, "bin_33": 0.0, "bin_34": 0.0, "bin_35": 0.0, "bin_36": 0.0, "bin_37": 0.0, "bin_38": 0.0, "bin_39": 0.0, "bin_40": 0.0, "bin_41": 0.0, "bin_42": 0.0, "bin_43": 0.0, "bin_44": 0.0, "bin_45": 0.0, "bin_46": 0.0, "bin_47": 0.0, "bin_48": 0.0, "bin_49": 0.0, "x_max": 22030.0, "x_min": 0.0, "beladung_pro_vol": 1.872e-05, "fold": 1, "beladung_pro_vol_pred": 2.209e-05, "abs_rel_deviation": 17.98}, {"structure_name": "CGF", "pressure_bar": 0.1, "temperature_kelvin": 400.0, "volume_kubAng": 1895.0, "grid.dv": 0.007228, "density_Atmos_per_kubAng": 12.74, "density_bulk": 1.811e-06, "fraction_of_used_points": 0.04446, "beladung_mol_per_kg": 0.04257, "beladung_atoms": 0.09207, "mass": "3.591755965531433e-21  g", "bin_0": 0.1231, "bin_1": 0.0003052, "bin_2": 0.0004578, "bin_3": 0.0004272, "bin_4": 0.0002747, "bin_5": 0.0001831, "bin_6": 0.0001221, "bin_7": 0.0001526, "bin_8": 0.0, "bin_9": 0.0, "bin_10": 0.0, "bin_11": 0.0, "bin_12": 0.0, "bin_13": 0.0, "bin_14": 0.0, "bin_15": 0.0, "bin_16": 0.0, "bin_17": 0.0, "bin_18": 0.0, "bin_19": 0.0, "bin_20": 0.0, "bin_21": 0.0, "bin_22": 0.0, "bin_23": 0.0, "bin_24": 0.0, "bin_25": 0.0, "bin_26": 0.0, "bin_27": 0.0, "bin_28": 0.0, "bin_29": 0.0, "bin_30": 0.0, "bin_31": 0.0, "bin_32": 0.0, "bin_33": 0.0, "bin_34": 0.0, "bin_35": 0.0, "bin_36": 0.0, "bin_37": 0.0, "bin_38": 0.0, "bin_39": 0.0, "bin_40": 0.0, "bin_41": 0.0, "bin_42": 0.0, "bin_43": 0.0, "bin_44": 0.0, "bin_45": 0.0, "bin_46": 0.0, "bin_47": 0.0, "bin_48": 0.0, "bin_49": 0.0, "x_max": 22030.0, "x_min": 0.0, "beladung_pro_vol": 4.859e-05, "fold": 1, "beladung_pro_vol_pred": 5.019e-05, "abs_rel_deviation": 3.283}, {"structure_name": "JSY", "pressure_bar": 0.1, "temperature_kelvin": 400.0, "volume_kubAng": 3784.0, "grid.dv": 0.01444, "density_Atmos_per_kubAng": 7.846, "density_bulk": 1.811e-06, "fraction_of_used_points": 0.1258, "beladung_mol_per_kg": 0.03142, "beladung_atoms": 0.1133, "mass": "5.9862599425523885e-21  g", "bin_0": 0.1245, "bin_1": 0.0005035, "bin_2": 0.0, "bin_3": 0.0, "bin_4": 0.0, "bin_5": 0.0, "bin_6": 0.0, "bin_7": 0.0, "bin_8": 0.0, "bin_9": 0.0, "bin_10": 0.0, "bin_11": 0.0, "bin_12": 0.0, "bin_13": 0.0, "bin_14": 0.0, "bin_15": 0.0, "bin_16": 0.0, "bin_17": 0.0, "bin_18": 0.0, "bin_19": 0.0, "bin_20": 0.0, "bin_21": 0.0, "bin_22": 0.0, "bin_23": 0.0, "bin_24": 0.0, "bin_25": 0.0, "bin_26": 0.0, "bin_27": 0.0, "bin_28": 0.0, "bin_29": 0.0, "bin_30": 0.0, "bin_31": 0.0, "bin_32": 0.0, "bin_33": 0.0, "bin_34": 0.0, "bin_35": 0.0, "bin_36": 0.0, "bin_37": 0.0, "bin_38": 0.0, "bin_39": 0.0, "bin_40": 0.0, "bin_41": 0.0, "bin_42": 0.0, "bin_43": 0.0, "bin_44": 0.0, "bin_45": 0.0, "bin_46": 0.0, "bin_47": 0.0, "bin_48": 0.0, "bin_49": 0.0, "x_max": 22030.0, "x_min": 0.0, "beladung_pro_vol": 2.993e-05, "fold": 1, "beladung_pro_vol_pred": 1.755e-05, "abs_rel_deviation": 41.36}, {"structure_name": "NON", "pressure_bar": 0.1, "temperature_kelvin": 400.0, "volume_kubAng": 4988.0, "grid.dv": 0.01903, "density_Atmos_per_kubAng": 7.143, "density_bulk": 1.811e-06, "fraction_of_used_points": 0.0686, "beladung_mol_per_kg": 0.0257, "beladung_atoms": 0.1359, "mass": "8.779847915743503e-21  g", "bin_0": 0.1235, "bin_1": 0.001465, "bin_2": 0.0, "bin_3": 0.0, "bin_4": 0.0, "bin_5": 0.0, "bin_6": 0.0, "bin_7": 0.0, "bin_8": 0.0, "bin_9": 0.0, "bin_10": 0.0, "bin_11": 0.0, "bin_12": 0.0, "bin_13": 0.0, "bin_14": 0.0, "bin_15": 0.0, "bin_16": 0.0, "bin_17": 0.0, "bin_18": 0.0, "bin_19": 0.0, "bin_20": 0.0, "bin_21": 0.0, "bin_22": 0.0, "bin_23": 0.0, "bin_24": 0.0, "bin_25": 0.0, "bin_26": 0.0, "bin_27": 0.0, "bin_28": 0.0, "bin_29": 0.0, "bin_30": 0.0, "bin_31": 0.0, "bin_32": 0.0, "bin_33": 0.0, "bin_34": 0.0, "bin_35": 0.0, "bin_36": 0.0, "bin_37": 0.0, "bin_38": 0.0, "bin_39": 0.0, "bin_40": 0.0, "bin_41": 0.0, "bin_42": 0.0, "bin_43": 0.0, "bin_44": 0.0, "bin_45": 0.0, "bin_46": 0.0, "bin_47": 0.0, "bin_48": 0.0, "bin_49": 0.0, "x_max": 22030.0, "x_min": 0.0, "beladung_pro_vol": 2.725e-05, "fold": 1, "beladung_pro_vol_pred": 2.92e-05, "abs_rel_deviation": 7.169}]}}
